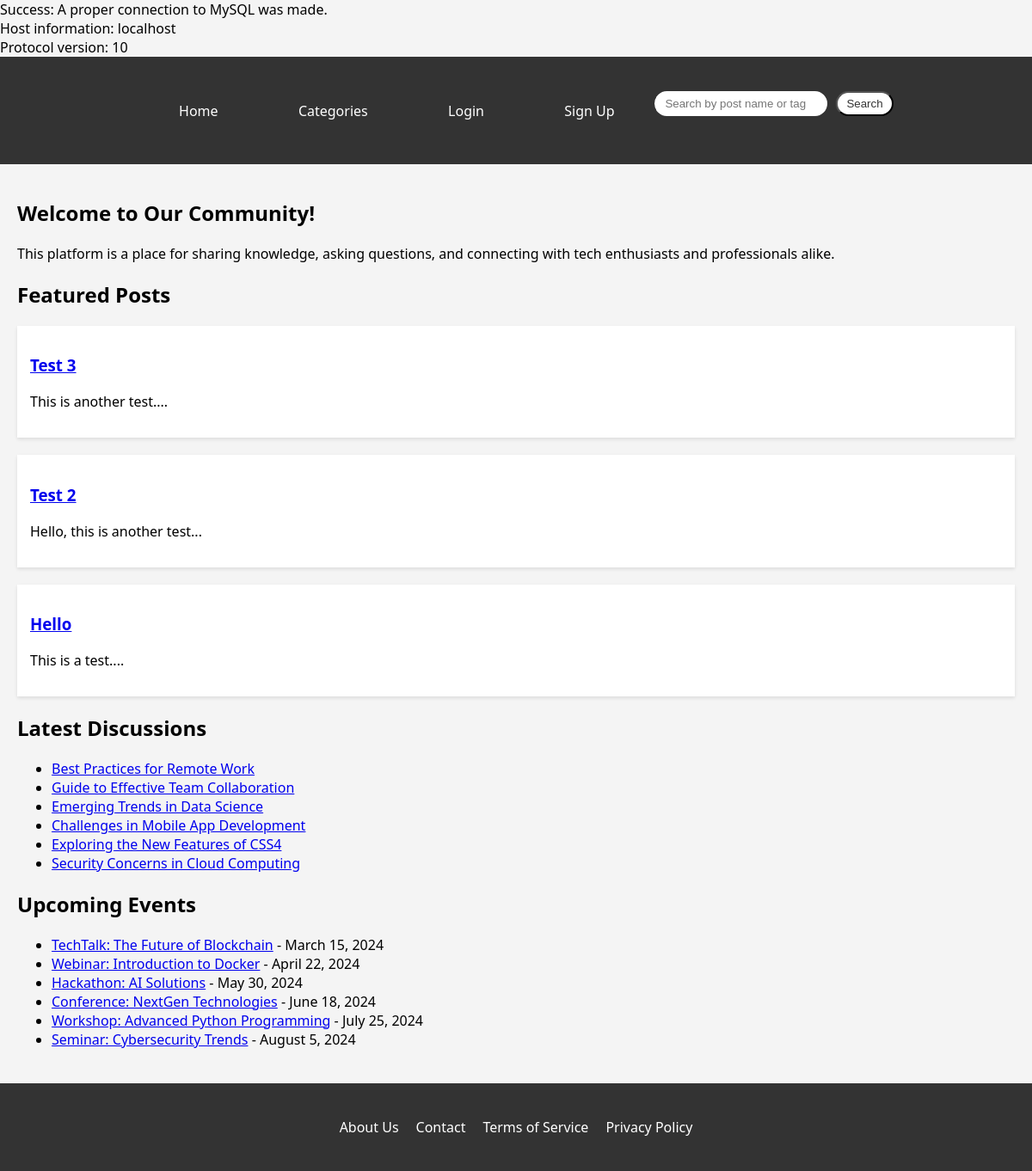
The page / on the database its author committed.
### tables this page shows
CREATE TABLE `posts` (
  `postID` int(11) NOT NULL,
  `userID` int(11) NOT NULL,
  `title` varchar(255) NOT NULL,
  `content` text NOT NULL,
  `created_At` datetime NOT NULL DEFAULT CURRENT_TIMESTAMP,
  `categoryID` int(11) NOT NULL
);

CREATE TABLE `latest_discussions` (
  `id` int(11) NOT NULL,
  `title` varchar(255) NOT NULL,
  `link` varchar(255) NOT NULL
);

CREATE TABLE `upcoming_events` (
  `id` int(11) NOT NULL,
  `title` varchar(255) NOT NULL,
  `link` varchar(255) NOT NULL,
  `event_date` date NOT NULL
);

### index.php (the view, shortened to what this page needs)
<?php
$isLoggedIn = isset($_SESSION['userID']);
require_once 'backend/db_connect.php';
$query = "SELECT PostID, Title, Content FROM posts ORDER BY Created_At DESC LIMIT 6";
$result = $mysqli->query($query);
$discussions = $mysqli->query("SELECT title, link FROM latest_discussions");
$events = $mysqli->query("SELECT title, link, event_date FROM upcoming_events ORDER BY event_date ASC");
?>
<!DOCTYPE html>
<html lang="en">
<head>
    <link rel="stylesheet" href="css/index.css">
</head>
<body>
<header>
    <div class="container">
        <nav>
            <ul>
                <li><a href="index.php">Home</a></li>
                <li><a href="categories.php">Categories</a></li>
                <?php if ($isLoggedIn): ?>
                    <li><a href="create-post.php">New Post</a></li>
                    <li><a href="profile.php">Profile</a></li>
                    <li><a href="logout.php">Logout</a></li>
                <?php else: ?>
                    <li><a href="login.php">Login</a></li>
                    <li><a href="signup.php">Sign Up</a></li>
                <?php endif; ?>
            </ul>
            <form class="search" action="search.php" method="get">
                <input type="search" name="query" placeholder="Search by post name or tag...">
                <button type="submit">Search</button>
            </form>
        </nav>
    </div>
</header>
<main class="container">
    <section id="welcome">
        <h2>Welcome to Our Community!</h2>
        <p>This platform is a place for sharing knowledge, asking questions, and connecting with tech enthusiasts and professionals alike.</p>
    </section>
    <section id="featured-posts">
        <h2>Featured Posts</h2>
        <?php
        if ($result->num_rows > 0) {
            while ($row = $result->fetch_assoc()) {
                echo "<div class='post'>";
                echo "<h3><a href='post.php?id=" . $row['PostID'] . "'>" . htmlspecialchars($row['Title']) . "</a></h3>";
                echo "<p>" . substr(htmlspecialchars($row['Content']), 0, 150) . "...</p>";
                echo "</div>";
            }
        } else {
            echo "<p>No featured posts found.</p>";
        }
        ?>
    </section>
    <section id="latest-discussions">
    <h2>Latest Discussions</h2>
    <ul>
        <?php while($discussion = $discussions->fetch_assoc()): ?>
            <li><a href="<?= htmlspecialchars($discussion['link']); ?>"><?= htmlspecialchars($discussion['title']); ?></a></li>
        <?php endwhile; ?>
    </ul>
    </section>
    <section id="upcoming-events">
    <h2>Upcoming Events</h2>
    <ul>
        <?php while($event = $events->fetch_assoc()): ?>
            <li><a href="<?= htmlspecialchars($event['link']); ?>"><?= htmlspecialchars($event['title']); ?></a> - <?= date('F j, Y', strtotime($event['event_date'])); ?></li>
        <?php endwhile; ?>
    </ul>
    </section>
</main>
<footer>
    <div class="container">
        <ul>
            <li><a href="#">About Us</a></li>
            <li><a href="#">Contact</a></li>
            <li><a href="#">Terms of Service</a></li>
            <li><a href="#">Privacy Policy</a></li>
        </ul>
    </div>
</footer>
</body>
</html>

### backend/db_connect.php (shortened to what this page needs)
<?php
  $db_host = 'localhost';
  $db_user = 'root';
  $db_password = 'root';
  $db_db = 'forum_website';
  $mysqli = @new mysqli(
    $db_host,
    $db_user,
    $db_password,
    $db_db
  );
  echo 'Host information: '.$mysqli->host_info;
  echo 'Protocol version: '.$mysqli->protocol_version;
?>

### css/index.css (style rules this page uses)
body { font-family: 'Segoe UI', Tahoma, Geneva, Verdana, sans-serif; margin: 0; padding: 0; background-color: #f4f4f4; color: black; }
.container { max-width: 1200px; margin: auto; padding: 20px; }
header { background-color: #333; color: white; padding: 20px 0; }
header .container { display: flex; justify-content: space-between; align-items: center; flex-wrap: wrap; }
header nav { flex-grow: 1; display: flex; justify-content: center; align-items: center; }
header nav ul { list-style-type: none; display: flex; justify-content: space-around; align-items: center; padding: 0; margin: 0; width: 100%; max-width: 600px; }
header nav ul li a { color: white; text-decoration: none; padding: 0 15px; transition: color 0.3s ease-in-out; }
.search { display: flex; gap: 10px; }
.search input[type="search"], .search button { padding: 5px 10px; }
.search input[type="search"] { border-radius: 20px; border: 2px solid #fff; }
.search button { background-color: #fff; color: #333; border-radius: 20px; cursor: pointer; }
main { margin: 20px 0; }
section { margin-bottom: 20px; }
.post { background-color: white; padding: 15px; box-shadow: 0 2px 4px rgba(0,0,0,0.1); margin-bottom: 20px; }
footer { background-color: #333; color: white; padding: 20px 0; }
footer .container { display: flex; justify-content: center; align-items: center; flex-wrap: wrap; }
footer ul { list-style-type: none; display: flex; gap: 20px; padding: 0; margin: 0; }
footer a { color: white; text-decoration: none; transition: color 0.3s ease-in-out; }

### rows shown on the page
posts: title "Test 3", content "This is another test."
posts: title "Test 2", content "Hello, this is another test"
posts: title "Hello", content "This is a test."
latest_discussions: title "Best Practices for Remote Work"
latest_discussions: title "Guide to Effective Team Collaboration"
latest_discussions: title "Emerging Trends in Data Science"
latest_discussions: title "Challenges in Mobile App Development"
latest_discussions: title "Exploring the New Features of CSS4"
latest_discussions: title "Security Concerns in Cloud Computing"
upcoming_events: title "TechTalk: The Future of Blockchain", event_date "March 15, 2024"
upcoming_events: title "Webinar: Introduction to Docker", event_date "April 22, 2024"
upcoming_events: title "Hackathon: AI Solutions", event_date "May 30, 2024"
upcoming_events: title "Conference: NextGen Technologies", event_date "June 18, 2024"
upcoming_events: title "Workshop: Advanced Python Programming", event_date "July 25, 2024"
upcoming_events: title "Seminar: Cybersecurity Trends", event_date "August 5, 2024"

### other values the page prints
$mysqli->host_info "localhost"
$mysqli->protocol_version "10"
